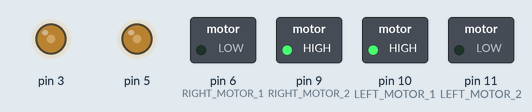
A sketch run on a simulated Arduino Uno, built with avr-gcc and run on an emulated ATmega328P. Shown: switched loads named in the sketch (green lamp = pin HIGH), output pins drawn as LEDs (lit = HIGH).

Above: at 0.1 s.
Timing chart, 0 to 1.6 s (numbered marks = the images above):
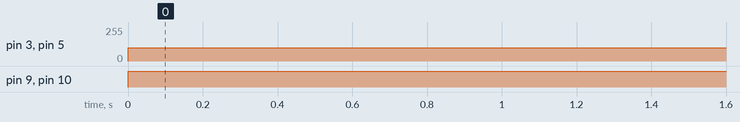

The sketch:

code__.ino
```cpp
// Left motor pins
const int LEFT_MOTOR_1 =10;
const int LEFT_MOTOR_2 =11;

// Right motor pins
const int RIGHT_MOTOR_1 =6;
const int RIGHT_MOTOR_2 =9;

void setup()
{
  //set all the motor pins to OUTPUT
  pinMode(LEFT_MOTOR_1,OUTPUT);
  pinMode(LEFT_MOTOR_2, OUTPUT);
  pinMode(RIGHT_MOTOR_1, OUTPUT);
  pinMode(RIGHT_MOTOR_2,OUTPUT);
  //initialize the serial
  Serial.begin(9600);
}

void loop()
{
  //set the speed of both mottors to 100 (it can go from 0-255)
  analogWrite(3, 100);
  analogWrite(5, 100);

  //turn left motor on
  digitalWrite(LEFT_MOTOR_1,HIGH);
  digitalWrite(LEFT_MOTOR_2,LOW);

  //turn right motor on
  digitalWrite(RIGHT_MOTOR_1,LOW);
  digitalWrite(RIGHT_MOTOR_2,HIGH);

}
```

Measured:
- by itself, pin 3, pin 5: 0/255 → 100/255 at 0.00 s
- by itself, pin 9 (RIGHT_MOTOR_2), pin 10 (LEFT_MOTOR_1): LOW → HIGH at 0.00 s
